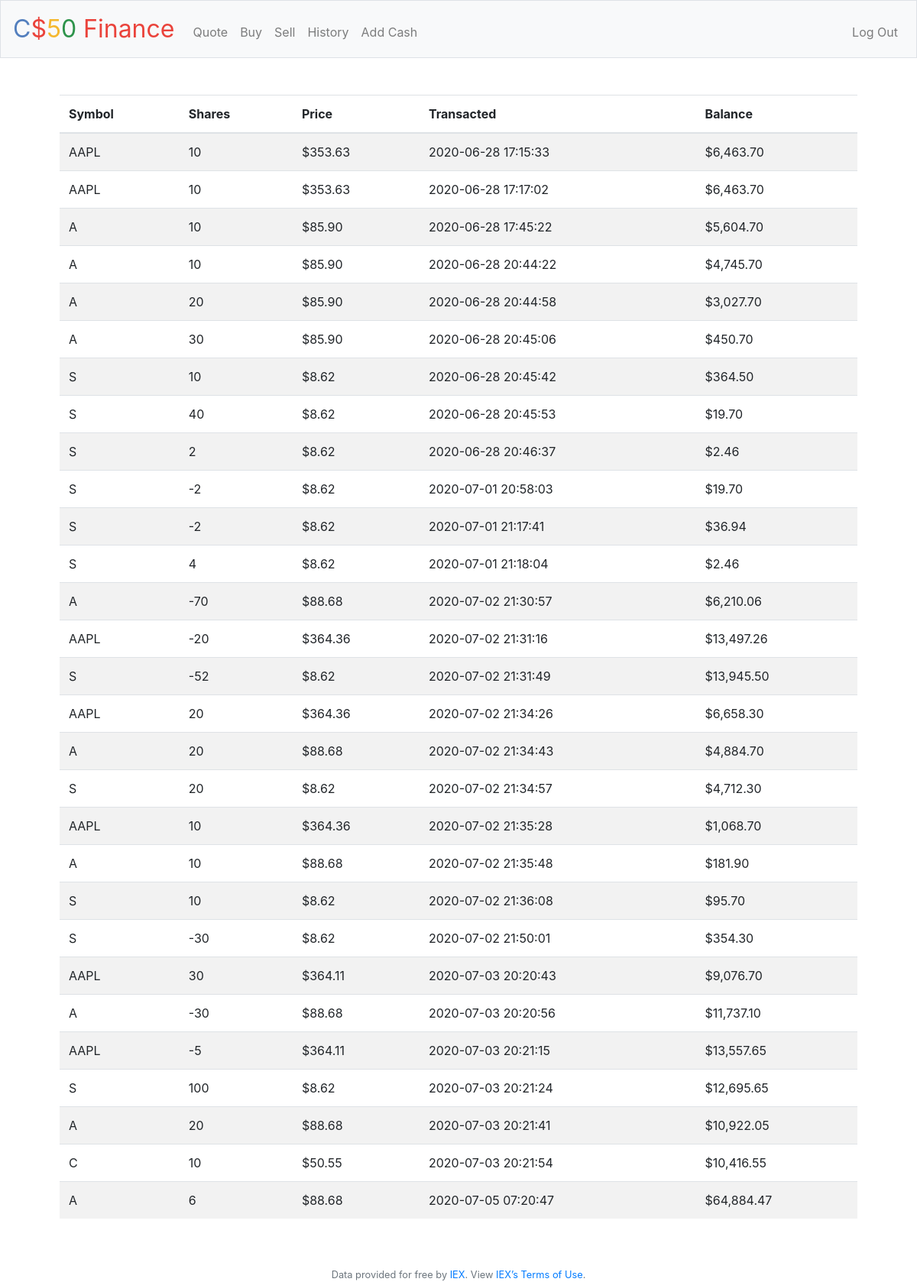
Page /history (signed in) on the committed database.
### tables this page shows
CREATE TABLE transactions(
    id INTEGER PRIMARY KEY AUTOINCREMENT NOT NULL,
    timestamp TEXT DEFAULT CURRENT_TIMESTAMP,
    user_id INTEGER NOT NULL,
    symbol TEXT NOT NULL,
    price NUMERIC NOT NULL,
    shares INTEGER NOT NULL,
    balance NUMERIC NOT NULL,
   FOREIGN KEY(user_id) REFERENCES users(id)
);

### application.py (the view)
@app.route("/history")
@login_required
def history_route():
    return history(db)

### application.py (called while the page is built)
@app.after_request
def after_request(response):
    response.headers["Cache-Control"] = "no-cache, no-store, must-revalidate"
    response.headers["Expires"] = 0
    response.headers["Pragma"] = "no-cache"
    return response

### helpers.py (called while the page is built)
def login_required(f):
    @wraps(f)
    def decorated_function(*args, **kwargs):
        if session.get("user_id") is None:
            return redirect("/login")
        return f(*args, **kwargs)
    return decorated_function

def usd(value):
    return f"${value:,.2f}"

### history.py (called while the page is built)
def history(db):
    rows = db.execute("SELECT symbol, shares, price, timestamp, balance FROM transactions WHERE user_id = :id",
                      id=session["user_id"])
    for row in rows:
        row["price"] = usd(row["price"])
        row["balance"] = usd(row["balance"])
    return render_template("history.html", rows=rows)

### templates/history.html
{% extends "layout.html" %} {% block title %} History {% endblock %} {% block
main %}
<table class="table table-striped">
  <thead>
    <tr>
      <th>Symbol</th>
      <th>Shares</th>
      <th>Price</th>
      <th>Transacted</th>
      <th>Balance</th>
    </tr>
  </thead>
  <tbody>
    {% for row in rows %}
    <tr>
      <td>{{row["symbol"]}}</td>
      <td>{{row["shares"]}}</td>
      <td>{{row["price"]}}</td>
      <td>{{row["timestamp"]}}</td>
      <td>{{row["balance"]}}</td>
    </tr>
    {% endfor %}
  </tbody>
</table>
{% endblock %}

### templates/layout.html (shortened to what this page needs)
<!DOCTYPE html>
<html lang="en">
  <head>
    <link
      href="https://maxcdn.bootstrapcdn.com/bootstrap/4.1.3/css/bootstrap.min.css"
      rel="stylesheet"
    />
    <link href="/static/styles.css" rel="stylesheet" />
  </head>
  <body>
    <nav class="navbar navbar-expand-md navbar-light bg-light border">
      <a class="navbar-brand" href="/"
        ><span class="blue">C</span><span class="red">$</span
        ><span class="yellow">5</span><span class="green">0</span>
        <span class="red">Finance</span></a
      >
      <div class="collapse navbar-collapse" id="navbar">
        {% if session.user_id %}
        <ul class="navbar-nav mr-auto mt-2">
          <li class="nav-item"><a class="nav-link" href="/quote">Quote</a></li>
          <li class="nav-item"><a class="nav-link" href="/buy">Buy</a></li>
          <li class="nav-item"><a class="nav-link" href="/sell">Sell</a></li>
          <li class="nav-item">
            <a class="nav-link" href="/history">History</a>
          </li>
          <li class="nav-item">
            <a class="nav-link" href="/add_cash">Add Cash</a>
          </li>
        </ul>
        <ul class="navbar-nav ml-auto mt-2">
          <li class="nav-item">
            <a class="nav-link" href="/logout">Log Out</a>
          </li>
        </ul>
        {% endif %}
      </div>
    </nav>
    <main class="container p-5">
      {% block main %}{% endblock %}
    </main>
    <footer class="small text-center text-muted">
      Data provided for free by
      <a href="https://iextrading.com/developer">IEX</a>. View
      <a href="https://iextrading.com/api-exhibit-a/">IEX’s Terms of Use</a>.
    </footer>
  </body>
</html>

### static/styles.css (style rules this page uses)
nav .navbar-brand { font-size: xx-large; }
nav .navbar-brand .blue { color: #537fbe; }
nav .navbar-brand .red { color: #ea433b; }
nav .navbar-brand .yellow { color: #f5b82e; }
nav .navbar-brand .green { color: #2e944b; }
main { overflow-x: auto; text-align: center; }
table td, th { text-align: left; }

### rows in the picture
transactions: symbol "AAPL", shares "10", price "$353.63", timestamp "2020-06-28 17:15:33", balance "$6,463.70"
transactions: symbol "AAPL", shares "10", price "$353.63", timestamp "2020-06-28 17:17:02", balance "$6,463.70"
transactions: symbol "A", shares "10", price "$85.90", timestamp "2020-06-28 17:45:22", balance "$5,604.70"
transactions: symbol "A", shares "10", price "$85.90", timestamp "2020-06-28 20:44:22", balance "$4,745.70"
transactions: symbol "A", shares "20", price "$85.90", timestamp "2020-06-28 20:44:58", balance "$3,027.70"
transactions: symbol "A", shares "30", price "$85.90", timestamp "2020-06-28 20:45:06", balance "$450.70"
transactions: symbol "S", shares "10", price "$8.62", timestamp "2020-06-28 20:45:42", balance "$364.50"
transactions: symbol "S", shares "40", price "$8.62", timestamp "2020-06-28 20:45:53", balance "$19.70"
transactions: symbol "S", shares "2", price "$8.62", timestamp "2020-06-28 20:46:37", balance "$2.46"
transactions: symbol "S", shares "-2", price "$8.62", timestamp "2020-07-01 20:58:03", balance "$19.70"
transactions: symbol "S", shares "-2", price "$8.62", timestamp "2020-07-01 21:17:41", balance "$36.94"
transactions: symbol "S", shares "4", price "$8.62", timestamp "2020-07-01 21:18:04", balance "$2.46"
transactions: symbol "A", shares "-70", price "$88.68", timestamp "2020-07-02 21:30:57", balance "$6,210.06"
transactions: symbol "AAPL", shares "-20", price "$364.36", timestamp "2020-07-02 21:31:16", balance "$13,497.26"
transactions: symbol "S", shares "-52", price "$8.62", timestamp "2020-07-02 21:31:49", balance "$13,945.50"
transactions: symbol "AAPL", shares "20", price "$364.36", timestamp "2020-07-02 21:34:26", balance "$6,658.30"
transactions: symbol "A", shares "20", price "$88.68", timestamp "2020-07-02 21:34:43", balance "$4,884.70"
transactions: symbol "S", shares "20", price "$8.62", timestamp "2020-07-02 21:34:57", balance "$4,712.30"
transactions: symbol "AAPL", shares "10", price "$364.36", timestamp "2020-07-02 21:35:28", balance "$1,068.70"
transactions: symbol "A", shares "10", price "$88.68", timestamp "2020-07-02 21:35:48", balance "$181.90"
transactions: symbol "S", shares "10", price "$8.62", timestamp "2020-07-02 21:36:08", balance "$95.70"
transactions: symbol "S", shares "-30", price "$8.62", timestamp "2020-07-02 21:50:01", balance "$354.30"
transactions: symbol "AAPL", shares "30", price "$364.11", timestamp "2020-07-03 20:20:43", balance "$9,076.70"
transactions: symbol "A", shares "-30", price "$88.68", timestamp "2020-07-03 20:20:56", balance "$11,737.10"
transactions: symbol "AAPL", shares "-5", price "$364.11", timestamp "2020-07-03 20:21:15", balance "$13,557.65"
transactions: symbol "S", shares "100", price "$8.62", timestamp "2020-07-03 20:21:24", balance "$12,695.65"
transactions: symbol "A", shares "20", price "$88.68", timestamp "2020-07-03 20:21:41", balance "$10,922.05"
transactions: symbol "C", shares "10", price "$50.55", timestamp "2020-07-03 20:21:54", balance "$10,416.55"
transactions: symbol "A", shares "6", price "$88.68", timestamp "2020-07-05 07:20:47", balance "$64,884.47"
